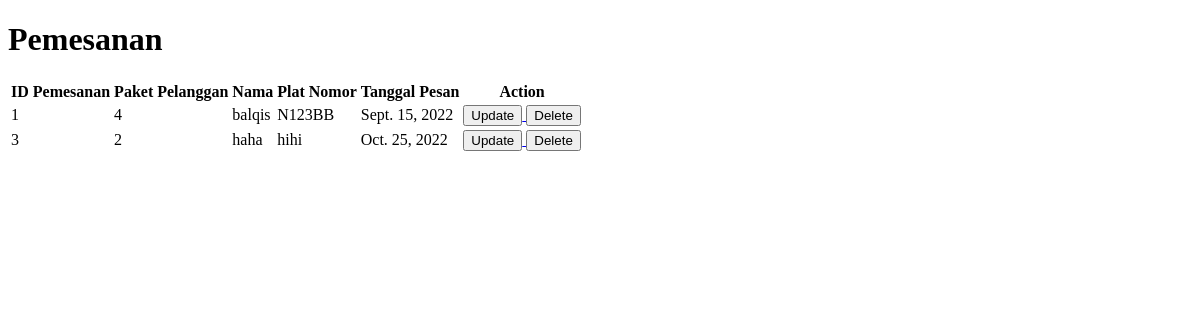
The app's page /index, older data.
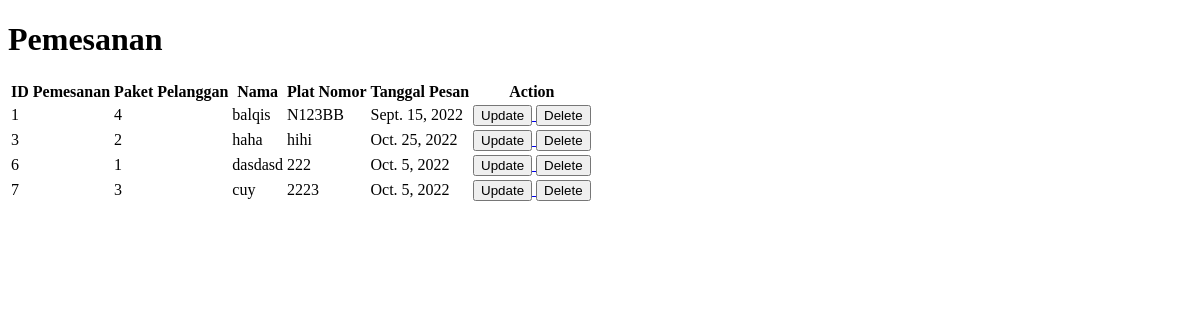
The same page, newer data.
### app/models.py (models this page shows, shortened)
class pemesanan(models.Model):
    idpemesanan = models.AutoField(primary_key=True)
    idpaketpelanggan = models.ForeignKey(paketlayanan,on_delete=models.CASCADE)
    nama = models.CharField(max_length=50)
    platnomor = models.CharField(max_length=11)
    tanggalpesan = models.DateField()

class paketlayanan(models.Model):
    idpaketlayanan = models.AutoField(primary_key=True)
    jenispaket = models.CharField(max_length=10)
    keteranganpaket = models.CharField(max_length=50)
    harga = models.IntegerField()
    def __str__(self):
        return str(self.idpaketlayanan)

### app/views.py (the view)
# urls.py: path('index', views.index, name = 'index'),
def index(request):
    allpemesananobj = models.pemesanan.objects.all()
    return render (request, 'pemesanan.html', {
        'allpemesananobj' : allpemesananobj
    })

### app/templates/pemesanan.html (shortened to what this page needs)
<!DOCTYPE html>
<html lang="en">
<head>
</head>
<body>
    <h1>Pemesanan</h1>
 <table>
    <tr>
        <th>ID Pemesanan</th>
        <th>Paket Pelanggan</th>
        <th>Nama</th>
        <th>Plat Nomor</th>
        <th>Tanggal Pesan</th>
        <th>Action</th>
    </tr>
    {%for item in allpemesananobj %}
    <tr>
        <td>{{ item.idpemesanan }}</td>
        <td>{{ item.idpaketpelanggan }}</td>
        <td>{{ item.nama }}</td>
        <td>{{ item.platnomor }}</td>
        <td>{{ item.tanggalpesan }}</td>
        <td>
            <a href="{% url 'perbarui' item.idpemesanan %}">
                <button>Update</button>
            </a>
            <a href="{% url 'hapus' item.idpemesanan %}">
                <button>Delete</button>
            </a>
        </td>
    </tr>
    {% endfor %}
 </table>
</body>
</html>

Row changes from the older to the newer data that the page shows:
added pemesanan: idpemesanan "6", idpaketpelanggan "1", nama "dasdasd", platnomor "222", tanggalpesan "Oct. 5, 2022"
added pemesanan: idpemesanan "7", idpaketpelanggan "3", nama "cuy", platnomor "2223", tanggalpesan "Oct. 5, 2022"
